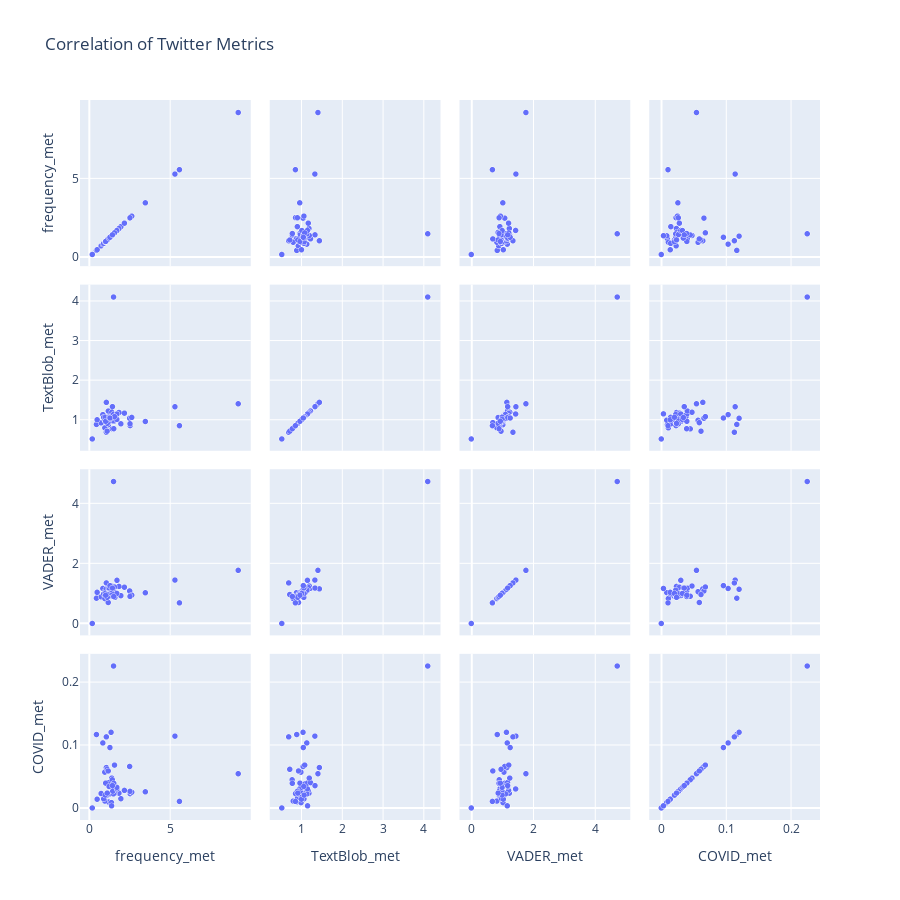

The notebook cell this image was saved under:
### Code cell
import plotly.graph_objects as go

fig = go.Figure(data=go.Splom(
                dimensions=[dict(label='frequency_met',
                                 values=df_2020['frequency_met']),
                            dict(label='TextBlob_met',
                                 values=df_2020['TextBlob_met']),
                            dict(label='VADER_met',
                                 values=df_2020['VADER_met']),
                            dict(label='COVID_met',
                                 values=df_2020['COVID_met'])],
                text=df_2020.index.values,
                marker=dict(#color=df_2020.index.values,
                            #showscale=False, # colors encode categorical variables
                            line_color='white', line_width=0.5)
                ))


fig.update_layout(
    title='Correlation of Twitter Metrics',
    dragmode='select',
    width=900,
    height=900,
    hovermode='closest',
)

fig.show()

### Figure 1 — Plotly figure (JSON) as saved in the notebook; plotly's stock layout.template omitted (floating-point values rounded to 4 significant figures)
{"data": [{"dimensions": [{"label": "frequency_met", "values": [1.181, 1.498, 1.953, 0.4395, 1.093, 0.1822, 1.369, 0.7283, 0.8377, 1.836, 1.431, 0.9564, 9.222, 1.376, 1.283, 1.288, 3.47, 1.055, 2.525, 1.176, 0.9602, 2.496, 0.8872, 1.39, 2.625, 1.513, 1.423, 0.4827, 1.585, 2.519, 2.173, 1.494, 1.449, 0.9842, 1.711, 5.303, 1.054, 1.101, 1.17, 1.347, 1.109, 1.704, 1.513, 1.559, 1.012, 1.223, 5.582, 1.277, 1.431]}, {"label": "TextBlob_met", "values": [0.8826, 4.108, 0.9041, 0.8882, 0.977, 0.5212, 0.9949, 0.9268, 1.135, 1.189, 1.103, 0.9922, 1.41, 1.155, 0.9715, 1.151, 0.9624, 1.445, 0.8591, 1.227, 0.8019, 1.045, 1.067, 1.196, 1.066, 0.9674, 0.7757, 1.005, 1.062, 0.9049, 1.173, 1.14, 0.9788, 1.07, 1.152, 1.335, 0.691, 0.7176, 0.9331, 1.043, 0.9145, 1.015, 0.7801, 1.084, 0.9675, 1.062, 0.8564, 1.05, 1.338]}, {"label": "VADER_met", "values": [1.026, 4.735, 0.9273, 0.8432, 0.9036, 0, 1.031, 0.8899, 1.168, 1.235, 1.038, 1.06, 1.772, 1.167, 1.016, 1.096, 1.023, 1.154, 0.9183, 1.176, 0.8304, 1.085, 0.9834, 1.249, 0.945, 0.9324, 0.9072, 1.039, 0.8701, 0.9022, 1.209, 1.112, 0.9883, 1.001, 1.439, 1.448, 1.352, 0.9651, 0.6992, 1.14, 0.871, 1.001, 0.8993, 1.216, 0.9424, 1.186, 0.6861, 1.262, 1.181]}, {"label": "COVID_met", "values": [0.00954, 0.2257, 0.01475, 0.1168, 0.02039, 0, 0.008488, 0.02299, 0.1034, 0.02348, 0.03883, 0.05692, 0.05444, 0.003418, 0.02265, 0.03944, 0.02569, 0.06423, 0.02278, 0.0403, 0.01096, 0.066, 0.01447, 0.04752, 0.02504, 0.03062, 0.04482, 0.01388, 0.02356, 0.02635, 0.02798, 0.02236, 0.02668, 0.02039, 0.03019, 0.1142, 0.113, 0.06145, 0.05881, 0.1203, 0.02362, 0.0327, 0.0392, 0.06819, 0.03948, 0.03415, 0.01042, 0.09607, 0.03552]}], "marker": {"line": {"color": "white", "width": 0.5}}, "text": ["AdobeCare", "AllianzTravelUS", "AmazonHelp", "AmericanAir", "AppleSupport", "AskLloydsBank", "AskPlayStation", "AskUSBank", "AvivaUK", "BarclaysUKHelp", "BofA_Help", "British_Airways", "DirectLine", "EAHelp", "EE", "Facebook", "FedExHelp", "HSBC", "Hermesparcels", "ITV", "IntelSupport", "Lowes", "MicrosoftHelps", "Morrisons", "PNCBank_Help", "RoyalMailHelp", "Ryanair", "SXM_Help", "SkyHelpTeam", "TUIUK", "Tesco", "ThreeUKSupport", "UPSHelp", "VZWSupport", "VirginAtlantic", "WholeFoods", "airbnbhelp", "airfrance", "axainsurance", "bookingcom", "bt_uk", "dhlexpressuk", "easyJet", "kiwicom247", "marksandspencer", "nextofficial", "nvidiacc", "priceline", "sainsburys"], "type": "splom"}], "layout": {"dragmode": "select", "height": 900, "hovermode": "closest", "title": {"text": "Correlation of Twitter Metrics"}, "width": 900}}
